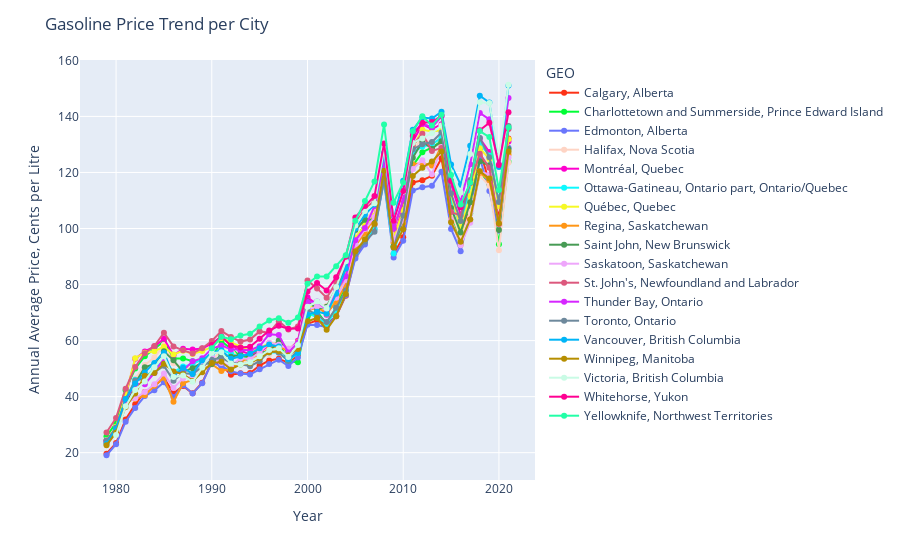

The notebook cell saved with this chart:
### Code cell
fig = px.line(price_bycity
                   ,x='Year', y = "Value", 
                   color = "GEO", color_discrete_sequence=px.colors.qualitative.Light24)
fig.update_traces(mode='markers+lines')
fig.update_layout(
    title="Gasoline Price Trend per City",
    xaxis_title="Year",
    yaxis_title="Annual Average Price, Cents per Litre")
fig.show()

### Figure 1 — Plotly figure (JSON) as saved in the notebook; plotly's stock layout.template omitted (floating-point values rounded to 4 significant figures)
{"data": [{"hovertemplate": "GEO=Calgary, Alberta<br>Year=%{x}<br>Value=%{y}<extra></extra>", "legendgroup": "Calgary, Alberta", "line": {"color": "#FD3216", "dash": "solid"}, "marker": {"symbol": "circle"}, "mode": "markers+lines", "name": "Calgary, Alberta", "orientation": "v", "showlegend": true, "type": "scatter", "x": [1979, 1980, 1981, 1982, 1983, 1984, 1985, 1986, 1987, 1988, 1989, 1990, 1991, 1992, 1993, 1994, 1995, 1996, 1997, 1998, 1999, 2000, 2001, 2002, 2003, 2004, 2005, 2006, 2007, 2008, 2009, 2010, 2011, 2012, 2013, 2014, 2015, 2016, 2017, 2018, 2019, 2020, 2021], "xaxis": "x", "y": [19.61, 23.42, 31.85, 37.24, 41.66, 43.71, 46.71, 41.22, 43.78, 41.19, 44.98, 52.32, 51.24, 47.79, 48.3, 48.45, 51.08, 52.9, 53.54, 52.03, 54.92, 65.96, 67.26, 65.93, 68.66, 76.03, 90.08, 95.03, 101.4, 118.2, 90.86, 96.91, 116.4, 117.2, 118.8, 125.1, 104.8, 96.62, 108.9, 128.1, 116.3, 104.0, 132.1], "yaxis": "y"}, {"hovertemplate": "GEO=Charlottetown and Summerside, Prince Edward Island<br>Year=%{x}<br>Value=%{y}<extra></extra>", "legendgroup": "Charlottetown and Summerside, Prince Edward Island", "line": {"color": "#00FE35", "dash": "solid"}, "marker": {"symbol": "circle"}, "mode": "markers+lines", "name": "Charlottetown and Summerside, Prince Edward Island", "orientation": "v", "showlegend": true, "type": "scatter", "x": [1979, 1980, 1981, 1982, 1983, 1984, 1985, 1986, 1987, 1988, 1989, 1990, 1991, 1992, 1993, 1994, 1995, 1996, 1997, 1998, 1999, 2000, 2001, 2002, 2003, 2004, 2005, 2006, 2007, 2008, 2009, 2010, 2011, 2012, 2013, 2014, 2015, 2016, 2017, 2018, 2019, 2020, 2021], "xaxis": "x", "y": [25.82, 30.64, 42.28, 50.07, 54.38, 57.18, 59.76, 53.62, 53.65, 52.65, 52.71, 53.86, 59.8, 57.14, 54.43, 53.81, 57.43, 57.82, 59.24, 52.6, 52.27, 68.41, 70.33, 65.95, 71.68, 80.09, 95.4, 101.8, 103.4, 120.1, 93.7, 102.7, 122.5, 127.2, 128.9, 131.3, 105.1, 95.99, 105.3, 120.5, 115.8, 94.42, 123.8], "yaxis": "y"}, {"hovertemplate": "GEO=Edmonton, Alberta<br>Year=%{x}<br>Value=%{y}<extra></extra>", "legendgroup": "Edmonton, Alberta", "line": {"color": "#6A76FC", "dash": "solid"}, "marker": {"symbol": "circle"}, "mode": "markers+lines", "name": "Edmonton, Alberta", "orientation": "v", "showlegend": true, "type": "scatter", "x": [1979, 1980, 1981, 1982, 1983, 1984, 1985, 1986, 1987, 1988, 1989, 1990, 1991, 1992, 1993, 1994, 1995, 1996, 1997, 1998, 1999, 2000, 2001, 2002, 2003, 2004, 2005, 2006, 2007, 2008, 2009, 2010, 2011, 2012, 2013, 2014, 2015, 2016, 2017, 2018, 2019, 2020, 2021], "xaxis": "x", "y": [19.08, 23.02, 31.06, 35.97, 40.2, 42.24, 45.13, 39.88, 44.05, 41.13, 44.75, 52.28, 50.83, 49.07, 48.22, 47.91, 49.76, 51.61, 53.19, 50.93, 54, 65.68, 65.57, 64.76, 68.96, 76.19, 89.28, 94.33, 99.94, 116.9, 89.61, 95.64, 113.5, 114.7, 115.2, 120.3, 99.82, 91.91, 106.2, 125.2, 113.4, 99.21, 128.8], "yaxis": "y"}, {"hovertemplate": "GEO=Halifax, Nova Scotia<br>Year=%{x}<br>Value=%{y}<extra></extra>", "legendgroup": "Halifax, Nova Scotia", "line": {"color": "#FED4C4", "dash": "solid"}, "marker": {"symbol": "circle"}, "mode": "markers+lines", "name": "Halifax, Nova Scotia", "orientation": "v", "showlegend": true, "type": "scatter", "x": [1979, 1980, 1981, 1982, 1983, 1984, 1985, 1986, 1987, 1988, 1989, 1990, 1991, 1992, 1993, 1994, 1995, 1996, 1997, 1998, 1999, 2000, 2001, 2002, 2003, 2004, 2005, 2006, 2007, 2008, 2009, 2010, 2011, 2012, 2013, 2014, 2015, 2016, 2017, 2018, 2019, 2020, 2021], "xaxis": "x", "y": [24.52, 28.86, 37.8, 46.38, 51.28, 53.93, 58.49, 51.92, 50.25, 50.32, 50.92, 52.39, 57.08, 57.42, 52.71, 52.76, 54.3, 55.02, 60.06, 57.21, 59.5, 75.25, 72.94, 72.37, 78.06, 86.41, 98.72, 103.8, 106.1, 121.9, 95.81, 106.6, 127.2, 132.7, 129.7, 132.8, 106.0, 96.61, 106.0, 118.9, 115.2, 92.2, 123.5], "yaxis": "y"}, {"hovertemplate": "GEO=Montréal, Quebec<br>Year=%{x}<br>Value=%{y}<extra></extra>", "legendgroup": "Montréal, Quebec", "line": {"color": "#FE00CE", "dash": "solid"}, "marker": {"symbol": "circle"}, "mode": "markers+lines", "name": "Montréal, Quebec", "orientation": "v", "showlegend": true, "type": "scatter", "x": [1979, 1980, 1981, 1982, 1983, 1984, 1985, 1986, 1987, 1988, 1989, 1990, 1991, 1992, 1993, 1994, 1995, 1996, 1997, 1998, 1999, 2000, 2001, 2002, 2003, 2004, 2005, 2006, 2007, 2008, 2009, 2010, 2011, 2012, 2013, 2014, 2015, 2016, 2017, 2018, 2019, 2020, 2021], "xaxis": "x", "y": [23.86, 28.98, 40.2, 53.48, 56.13, 57.88, 60.68, 54.76, 57.08, 56.83, 57.17, 58.87, 61.48, 58.35, 56.36, 55.1, 55.83, 58.26, 59.23, 56.23, 59.97, 75.46, 72.77, 69.23, 74.95, 83.26, 95.89, 100.4, 103.8, 124.8, 97.25, 107.6, 130.9, 137.2, 135.5, 137.2, 115.9, 104.8, 115.3, 132.2, 127.3, 108.3, 131.0], "yaxis": "y"}, {"hovertemplate": "GEO=Ottawa-Gatineau, Ontario part, Ontario/Quebec<br>Year=%{x}<br>Value=%{y}<extra></extra>", "legendgroup": "Ottawa-Gatineau, Ontario part, Ontario/Quebec", "line": {"color": "#0DF9FF", "dash": "solid"}, "marker": {"symbol": "circle"}, "mode": "markers+lines", "name": "Ottawa-Gatineau, Ontario part, Ontario/Quebec", "orientation": "v", "showlegend": true, "type": "scatter", "x": [1979, 1980, 1981, 1982, 1983, 1984, 1985, 1986, 1987, 1988, 1989, 1990, 1991, 1992, 1993, 1994, 1995, 1996, 1997, 1998, 1999, 2000, 2001, 2002, 2003, 2004, 2005, 2006, 2007, 2008, 2009, 2010, 2011, 2012, 2013, 2014, 2015, 2016, 2017, 2018, 2019, 2020, 2021], "xaxis": "x", "y": [23.95, 28.83, 38.71, 46.05, 46.69, 49.93, 53.38, 48.84, 50.72, 51.6, 53.24, 54.94, 56.76, 55.37, 53.96, 52.76, 53.56, 55.77, 55.87, 52.7, 55.56, 69.79, 68.31, 65.96, 70.74, 77.93, 91.13, 95.47, 99.75, 117.5, 91.11, 103.6, 127.2, 129.2, 130.1, 132.4, 110.1, 100.8, 114.9, 130.3, 126.1, 109.6, 135.8], "yaxis": "y"}, {"hovertemplate": "GEO=Québec, Quebec<br>Year=%{x}<br>Value=%{y}<extra></extra>", "legendgroup": "Québec, Quebec", "line": {"color": "#F6F926", "dash": "solid"}, "marker": {"symbol": "circle"}, "mode": "markers+lines", "name": "Québec, Quebec", "orientation": "v", "showlegend": true, "type": "scatter", "x": [1979, 1980, 1981, 1982, 1983, 1984, 1985, 1986, 1987, 1988, 1989, 1990, 1991, 1992, 1993, 1994, 1995, 1996, 1997, 1998, 1999, 2000, 2001, 2002, 2003, 2004, 2005, 2006, 2007, 2008, 2009, 2010, 2011, 2012, 2013, 2014, 2015, 2016, 2017, 2018, 2019, 2020, 2021], "xaxis": "x", "y": [24.09, 29.27, 40.46, 53.73, 55.69, 56.2, 57.82, 55.01, 56.41, 55.23, 56.26, 57.75, 60.95, 59.43, 57.64, 56.33, 57.2, 59.12, 58.82, 55.7, 59.44, 71.89, 72.58, 69.54, 75.42, 83.78, 96.66, 101.1, 104.6, 124.5, 96.72, 106.6, 129, 135.2, 134.7, 135.0, 112.1, 100.2, 111.6, 128.6, 124.8, 107.9, 131.9], "yaxis": "y"}, {"hovertemplate": "GEO=Regina, Saskatchewan<br>Year=%{x}<br>Value=%{y}<extra></extra>", "legendgroup": "Regina, Saskatchewan", "line": {"color": "#FF9616", "dash": "solid"}, "marker": {"symbol": "circle"}, "mode": "markers+lines", "name": "Regina, Saskatchewan", "orientation": "v", "showlegend": true, "type": "scatter", "x": [1979, 1980, 1981, 1982, 1983, 1984, 1985, 1986, 1987, 1988, 1989, 1990, 1991, 1992, 1993, 1994, 1995, 1996, 1997, 1998, 1999, 2000, 2001, 2002, 2003, 2004, 2005, 2006, 2007, 2008, 2009, 2010, 2011, 2012, 2013, 2014, 2015, 2016, 2017, 2018, 2019, 2020, 2021], "xaxis": "x", "y": [23.47, 27.88, 38.04, 39.2, 40.48, 43.85, 46.72, 38.2, 44.78, 46.02, 49.5, 51.56, 49.13, 49.9, 52.6, 53.73, 54.95, 57.05, 58, 56.1, 59.16, 70.68, 71.83, 69.75, 73.8, 80.01, 93.92, 98.39, 103.9, 121.9, 94.91, 102.0, 123.0, 123.3, 122.5, 129.4, 103.2, 94.21, 103.1, 119.9, 117.2, 101.8, 126.4], "yaxis": "y"}, {"hovertemplate": "GEO=Saint John, New Brunswick<br>Year=%{x}<br>Value=%{y}<extra></extra>", "legendgroup": "Saint John, New Brunswick", "line": {"color": "#479B55", "dash": "solid"}, "marker": {"symbol": "circle"}, "mode": "markers+lines", "name": "Saint John, New Brunswick", "orientation": "v", "showlegend": true, "type": "scatter", "x": [1979, 1980, 1981, 1982, 1983, 1984, 1985, 1986, 1987, 1988, 1989, 1990, 1991, 1992, 1993, 1994, 1995, 1996, 1997, 1998, 1999, 2000, 2001, 2002, 2003, 2004, 2005, 2006, 2007, 2008, 2009, 2010, 2011, 2012, 2013, 2014, 2015, 2016, 2017, 2018, 2019, 2020, 2021], "xaxis": "x", "y": [24.38, 27.98, 37.46, 44.75, 50.5, 51.68, 56.15, 52.95, 48.83, 50.17, 52.18, 51.62, 54.97, 54.27, 54.97, 54.22, 55.78, 56, 60.02, 56.57, 59.02, 73.93, 71.33, 72.07, 78.73, 86.62, 99.44, 103.2, 103.1, 120.2, 93.66, 103.1, 125.2, 131.1, 128.5, 131.1, 107.3, 98.6, 109.4, 124.0, 122.6, 99.44, 128.3], "yaxis": "y"}, {"hovertemplate": "GEO=Saskatoon, Saskatchewan<br>Year=%{x}<br>Value=%{y}<extra></extra>", "legendgroup": "Saskatoon, Saskatchewan", "line": {"color": "#EEA6FB", "dash": "solid"}, "marker": {"symbol": "circle"}, "mode": "markers+lines", "name": "Saskatoon, Saskatchewan", "orientation": "v", "showlegend": true, "type": "scatter", "x": [1979, 1980, 1981, 1982, 1983, 1984, 1985, 1986, 1987, 1988, 1989, 1990, 1991, 1992, 1993, 1994, 1995, 1996, 1997, 1998, 1999, 2000, 2001, 2002, 2003, 2004, 2005, 2006, 2007, 2008, 2009, 2010, 2011, 2012, 2013, 2014, 2015, 2016, 2017, 2018, 2019, 2020, 2021], "xaxis": "x", "y": [23.92, 28.23, 37.62, 39.38, 41.65, 44.38, 48.22, 43.09, 46.51, 47.19, 51.95, 54.45, 52, 50.81, 53.68, 53.41, 55.8, 59.24, 58.52, 57.07, 59.07, 70.91, 72.25, 71.59, 75.28, 81.6, 94.41, 99.78, 104.1, 120.8, 95.95, 103.0, 121.2, 124.3, 119.4, 129.1, 103.1, 94.02, 102.1, 120.3, 119.2, 101.5, 125.4], "yaxis": "y"}, {"hovertemplate": "GEO=St. John's, Newfoundland and Labrador<br>Year=%{x}<br>Value=%{y}<extra></extra>", "legendgroup": "St. John's, Newfoundland and Labrador", "line": {"color": "#DC587D", "dash": "solid"}, "marker": {"symbol": "circle"}, "mode": "markers+lines", "name": "St. John's, Newfoundland and Labrador", "orientation": "v", "showlegend": true, "type": "scatter", "x": [1979, 1980, 1981, 1982, 1983, 1984, 1985, 1986, 1987, 1988, 1989, 1990, 1991, 1992, 1993, 1994, 1995, 1996, 1997, 1998, 1999, 2000, 2001, 2002, 2003, 2004, 2005, 2006, 2007, 2008, 2009, 2010, 2011, 2012, 2013, 2014, 2015, 2016, 2017, 2018, 2019, 2020, 2021], "xaxis": "x", "y": [27.22, 32.4, 42.82, 50.58, 55.48, 58.07, 62.84, 57.92, 56.52, 55.42, 57.28, 59.87, 63.39, 61.3, 59.64, 60.38, 63.28, 62.76, 66.9, 63.96, 65.03, 81.46, 78.62, 75.28, 80.7, 89.28, 101.8, 107.0, 110.0, 126.5, 99.98, 109.9, 129.7, 133.8, 127.7, 128.7, 105.8, 104.7, 116.4, 126.7, 121.7, 101.6, 135.5], "yaxis": "y"}, {"hovertemplate": "GEO=Thunder Bay, Ontario<br>Year=%{x}<br>Value=%{y}<extra></extra>", "legendgroup": "Thunder Bay, Ontario", "line": {"color": "#D626FF", "dash": "solid"}, "marker": {"symbol": "circle"}, "mode": "markers+lines", "name": "Thunder Bay, Ontario", "orientation": "v", "showlegend": true, "type": "scatter", "x": [1979, 1980, 1981, 1982, 1983, 1984, 1985, 1986, 1987, 1988, 1989, 1990, 1991, 1992, 1993, 1994, 1995, 1996, 1997, 1998, 1999, 2000, 2001, 2002, 2003, 2004, 2005, 2006, 2007, 2008, 2009, 2010, 2011, 2012, 2013, 2014, 2015, 2016, 2017, 2018, 2019, 2020, 2021], "xaxis": "x", "y": [24.15, 28.64, 38.63, 44.5, 44.43, 48.46, 53.67, 48.11, 49.35, 52.62, 53.72, 57.05, 58.29, 56.86, 56.75, 56.56, 57.99, 62.3, 61.97, 55.72, 59.23, 73.73, 73.95, 71.04, 77.6, 83, 95.81, 100.2, 108, 123.6, 99.95, 110.5, 134.1, 137.5, 136.0, 140.0, 117.1, 109.6, 122.9, 141.2, 138.9, 122.8, 146.5], "yaxis": "y"}, {"hovertemplate": "GEO=Toronto, Ontario<br>Year=%{x}<br>Value=%{y}<extra></extra>", "legendgroup": "Toronto, Ontario", "line": {"color": "#6E899C", "dash": "solid"}, "marker": {"symbol": "circle"}, "mode": "markers+lines", "name": "Toronto, Ontario", "orientation": "v", "showlegend": true, "type": "scatter", "x": [1979, 1980, 1981, 1982, 1983, 1984, 1985, 1986, 1987, 1988, 1989, 1990, 1991, 1992, 1993, 1994, 1995, 1996, 1997, 1998, 1999, 2000, 2001, 2002, 2003, 2004, 2005, 2006, 2007, 2008, 2009, 2010, 2011, 2012, 2013, 2014, 2015, 2016, 2017, 2018, 2019, 2020, 2021], "xaxis": "x", "y": [24.18, 29, 39.1, 45.76, 46.43, 48.64, 50.98, 45.7, 48.38, 48.08, 50.57, 53.16, 53.83, 52.12, 51.62, 50.87, 52.65, 56.24, 55.65, 52.74, 56.63, 70.96, 69.29, 66.64, 71.73, 77.83, 90.99, 95.35, 98.86, 117.5, 93.12, 104.6, 128.3, 130.1, 130.8, 134.3, 112.5, 102.7, 117.3, 132.3, 125.4, 109.5, 136.6], "yaxis": "y"}, {"hovertemplate": "GEO=Vancouver, British Columbia<br>Year=%{x}<br>Value=%{y}<extra></extra>", "legendgroup": "Vancouver, British Columbia", "line": {"color": "#00B5F7", "dash": "solid"}, "marker": {"symbol": "circle"}, "mode": "markers+lines", "name": "Vancouver, British Columbia", "orientation": "v", "showlegend": true, "type": "scatter", "x": [1979, 1980, 1981, 1982, 1983, 1984, 1985, 1986, 1987, 1988, 1989, 1990, 1991, 1992, 1993, 1994, 1995, 1996, 1997, 1998, 1999, 2000, 2001, 2002, 2003, 2004, 2005, 2006, 2007, 2008, 2009, 2010, 2011, 2012, 2013, 2014, 2015, 2016, 2017, 2018, 2019, 2020, 2021], "xaxis": "x", "y": [23.21, 28.42, 39.16, 44.66, 48.64, 51.98, 55.69, 47.32, 50.32, 48.11, 52.91, 55.7, 56.55, 53.49, 54.43, 55.29, 57.27, 58.63, 57.88, 53.35, 55.58, 69.32, 70.29, 69.57, 76.67, 85.76, 99.98, 104.9, 108.5, 127.1, 103.2, 117.0, 135.2, 139.6, 139.3, 141.7, 122.9, 115.6, 129.5, 147.4, 145.0, 121.9, 151.0], "yaxis": "y"}, {"hovertemplate": "GEO=Winnipeg, Manitoba<br>Year=%{x}<br>Value=%{y}<extra></extra>", "legendgroup": "Winnipeg, Manitoba", "line": {"color": "#B68E00", "dash": "solid"}, "marker": {"symbol": "circle"}, "mode": "markers+lines", "name": "Winnipeg, Manitoba", "orientation": "v", "showlegend": true, "type": "scatter", "x": [1979, 1980, 1981, 1982, 1983, 1984, 1985, 1986, 1987, 1988, 1989, 1990, 1991, 1992, 1993, 1994, 1995, 1996, 1997, 1998, 1999, 2000, 2001, 2002, 2003, 2004, 2005, 2006, 2007, 2008, 2009, 2010, 2011, 2012, 2013, 2014, 2015, 2016, 2017, 2018, 2019, 2020, 2021], "xaxis": "x", "y": [22.62, 27.22, 36.32, 41.12, 47.47, 48.47, 51.77, 48.99, 47.99, 45.61, 48.69, 51.96, 52.47, 49.72, 51.5, 52.01, 53.78, 55.87, 56.27, 54.78, 57.02, 66.92, 68.06, 63.87, 68.7, 76.64, 91.88, 96.13, 101.7, 120.7, 93.28, 99.77, 118.7, 121.7, 123.9, 127.5, 102.2, 95.25, 103.2, 120.4, 117.8, 101.8, 127.5], "yaxis": "y"}, {"hovertemplate": "GEO=Victoria, British Columbia<br>Year=%{x}<br>Value=%{y}<extra></extra>", "legendgroup": "Victoria, British Columbia", "line": {"color": "#C9FBE5", "dash": "solid"}, "marker": {"symbol": "circle"}, "mode": "markers+lines", "name": "Victoria, British Columbia", "orientation": "v", "showlegend": true, "type": "scatter", "x": [1980, 1981, 1982, 1983, 1984, 1985, 1986, 1987, 1988, 1989, 1990, 1991, 1992, 1993, 1994, 1995, 1996, 1997, 1998, 1999, 2000, 2001, 2002, 2003, 2004, 2005, 2006, 2007, 2008, 2009, 2010, 2011, 2012, 2013, 2014, 2015, 2016, 2017, 2018, 2019, 2020, 2021], "xaxis": "x", "y": [26.32, 36.54, 42.37, 45.37, 50.48, 54.38, 46.97, 47.52, 45.28, 50.39, 55.54, 55.84, 51.79, 51.45, 52.24, 54.37, 56.67, 57.25, 54.11, 58.4, 72.07, 73.94, 71.49, 79.09, 88.28, 101.1, 106.2, 109.0, 128.4, 102.9, 113.2, 130.5, 132.1, 134.0, 136.8, 120.1, 112.8, 126.6, 145.1, 144.8, 125.6, 151.3], "yaxis": "y"}, {"hovertemplate": "GEO=Whitehorse, Yukon<br>Year=%{x}<br>Value=%{y}<extra></extra>", "legendgroup": "Whitehorse, Yukon", "line": {"color": "#FF0092", "dash": "solid"}, "marker": {"symbol": "circle"}, "mode": "markers+lines", "name": "Whitehorse, Yukon", "orientation": "v", "showlegend": true, "type": "scatter", "x": [1990, 1991, 1992, 1993, 1994, 1995, 1996, 1997, 1998, 1999, 2000, 2001, 2002, 2003, 2004, 2005, 2006, 2007, 2008, 2009, 2010, 2011, 2012, 2013, 2014, 2015, 2016, 2017, 2018, 2019, 2020, 2021], "xaxis": "x", "y": [58.42, 61.48, 58.29, 57.5, 57.81, 60.66, 63.6, 65.26, 64.23, 64.33, 77.48, 80.54, 77.9, 82.58, 89.93, 103.9, 108.0, 111.6, 130.4, 102.8, 113.4, 133.0, 137.7, 138.0, 140.3, 117.0, 107.5, 116.2, 135.0, 137.7, 122.6, 141.5], "yaxis": "y"}, {"hovertemplate": "GEO=Yellowknife, Northwest Territories<br>Year=%{x}<br>Value=%{y}<extra></extra>", "legendgroup": "Yellowknife, Northwest Territories", "line": {"color": "#22FFA7", "dash": "solid"}, "marker": {"symbol": "circle"}, "mode": "markers+lines", "name": "Yellowknife, Northwest Territories", "orientation": "v", "showlegend": true, "type": "scatter", "x": [1990, 1991, 1992, 1993, 1994, 1995, 1996, 1997, 1998, 1999, 2000, 2001, 2002, 2003, 2004, 2005, 2006, 2007, 2008, 2009, 2010, 2011, 2012, 2013, 2014, 2015, 2016, 2017, 2018, 2019, 2020, 2021], "xaxis": "x", "y": [57.3, 61.37, 60.49, 61.83, 62.41, 65.06, 67.15, 68, 66.34, 68.24, 80.27, 82.91, 82.9, 86.57, 90.45, 102.8, 109.8, 116.8, 137.1, 109.2, 116.4, 134.7, 140.1, 136.8, 140.6, 119.1, 108.5, 116.3, 134.8, 132.6, 113.8, 136.1], "yaxis": "y"}], "layout": {"legend": {"title": {"text": "GEO"}, "tracegroupgap": 0}, "margin": {"t": 60}, "title": {"text": "Gasoline Price Trend per City"}, "xaxis": {"anchor": "y", "domain": [0, 1], "title": {"text": "Year"}}, "yaxis": {"anchor": "x", "domain": [0, 1], "title": {"text": "Annual Average Price, Cents per Litre"}}}}
